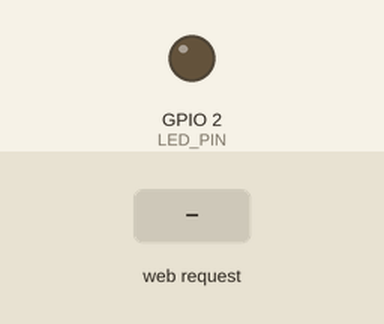
Recording of a sketch running on a simulated ESP32-S3. On the bench: output pins drawn as LEDs (lit = HIGH). Inputs (shaded band) come from the test bench. WiFi joins after 1.5 s; servers stay silent unless stated; what the sketch prints to the serial monitor is not drawn.

Above: at 2.7 s.
2.8 s: HTTP request GET /on received
At 3.5 s:
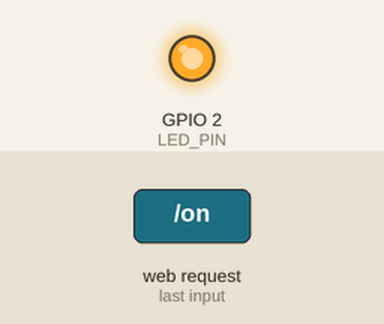
4.3 s: HTTP request GET /off received
At 4.6 s:
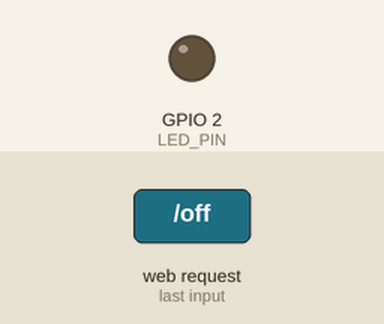
Timing chart, 0 to 7.3 s (numbered marks = the images above; inputs shaded):
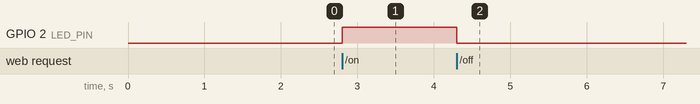

Measured:
- after the input at 2.8 s, GPIO 2 (LED_PIN): LOW → HIGH at once
- after the input at 4.3 s, GPIO 2 (LED_PIN): HIGH → LOW at once

The sketch:

sketch.ino
```cpp
// EI TOKEN 案例 · 手机网页开关灯
// 手机打开网页，点按钮控制板子上的灯
// 适用：ESP32 DevKit / ESP32-S3 DevKitC

const int LED_PIN = 2;

#include <WiFi.h>
#include <WebServer.h>

// ⚠️ 改成你的 WiFi（只支持 2.4G）
const char* WIFI_SSID = "your-wifi";
const char* WIFI_PASS = "your-password";

bool connectWiFi() {
  WiFi.mode(WIFI_STA);
  WiFi.begin(WIFI_SSID, WIFI_PASS);
  Serial.print("connecting");
  for (int i = 0; i < 40 && WiFi.status() != WL_CONNECTED; i++) { delay(500); Serial.print("."); }
  Serial.println();
  if (WiFi.status() != WL_CONNECTED) { Serial.println("WiFi failed: check SSID/password, 2.4G only"); return false; }
  Serial.print("IP "); Serial.println(WiFi.localIP());
  return true;
}

WebServer server(80);
bool ledOn = false;

String page() {
  String s = "<!doctype html><meta name=viewport content='width=device-width'><style>body{font-family:sans-serif;text-align:center;padding:40px}a{display:block;margin:16px auto;padding:18px;width:200px;border-radius:14px;color:#fff;text-decoration:none;font-size:22px}</style>";
  s += "<h2>EI TOKEN 灯</h2><p>现在：" + String(ledOn ? "亮" : "灭") + "</p>";
  s += "<a href='/on' style='background:#22D3EE'>开灯</a><a href='/off' style='background:#8B5CF6'>关灯</a>";
  return s;
}

void setup() {
  Serial.begin(115200);
  pinMode(LED_PIN, OUTPUT);
  Serial.println("EIT web-led ready");
  if (!connectWiFi()) return;
  server.on("/", []() { server.send(200, "text/html; charset=utf-8", page()); });
  server.on("/on", []() { ledOn = true;  digitalWrite(LED_PIN, HIGH); Serial.println("LED ON");  server.send(200, "text/html; charset=utf-8", page()); });
  server.on("/off", []() { ledOn = false; digitalWrite(LED_PIN, LOW);  Serial.println("LED OFF"); server.send(200, "text/html; charset=utf-8", page()); });
  server.begin();
  Serial.println("open the IP above in your phone browser");
}

void loop() {
  server.handleClient();
}
```
